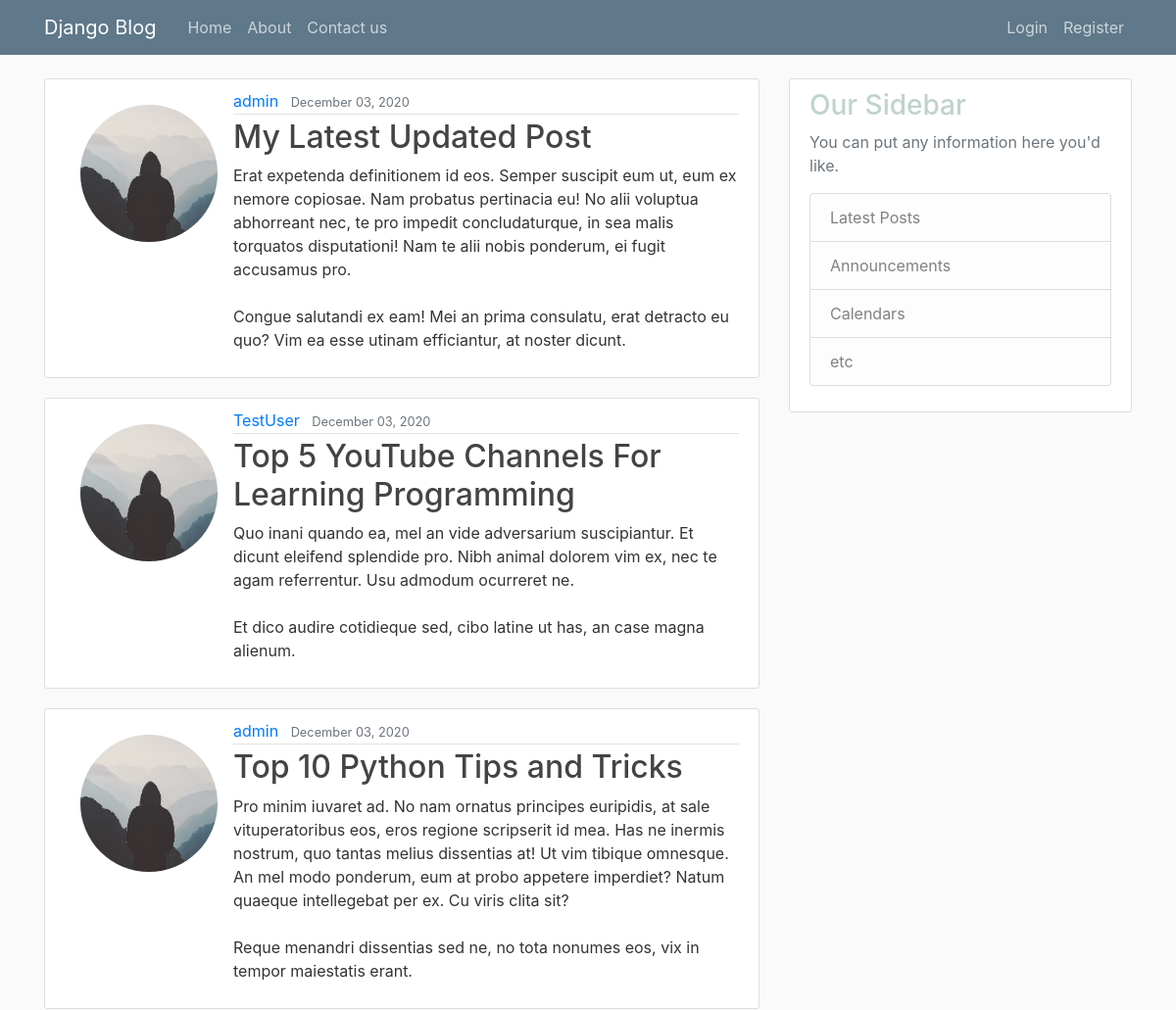
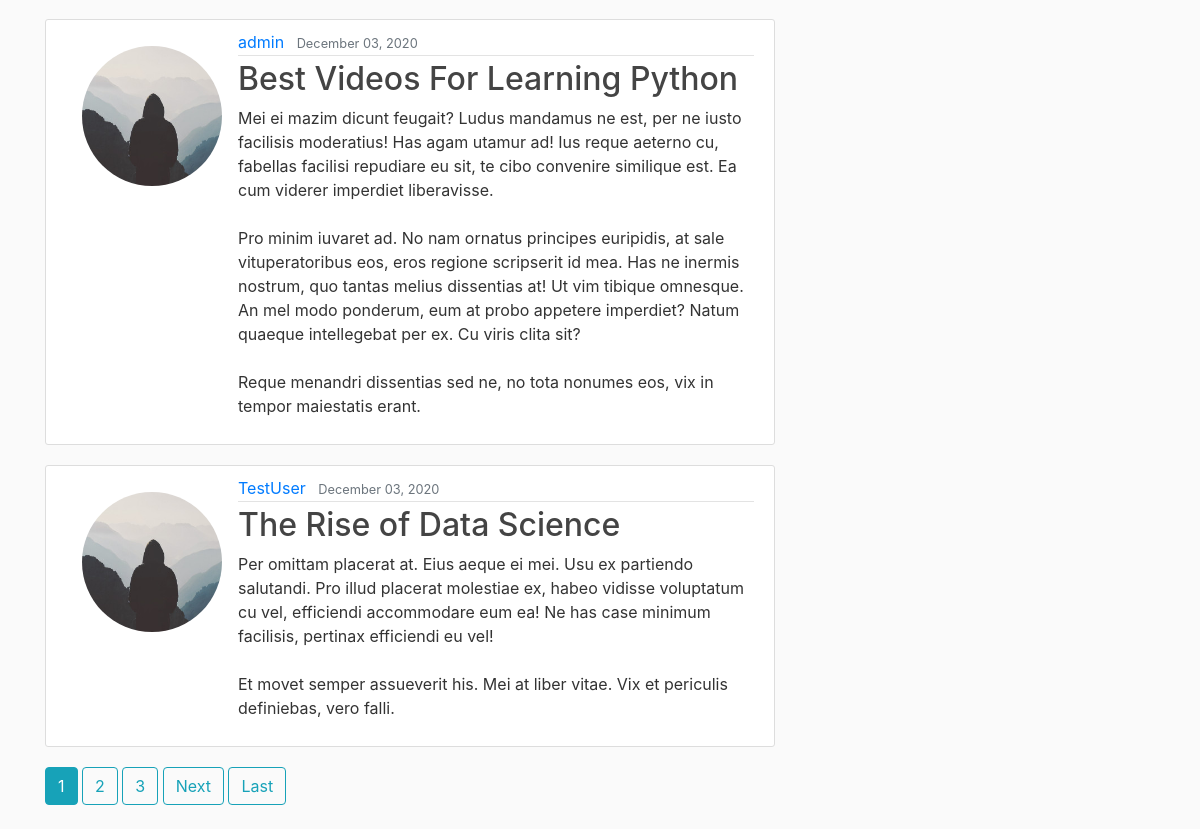
Before: / with the older database file (2 pictures, top to bottom).
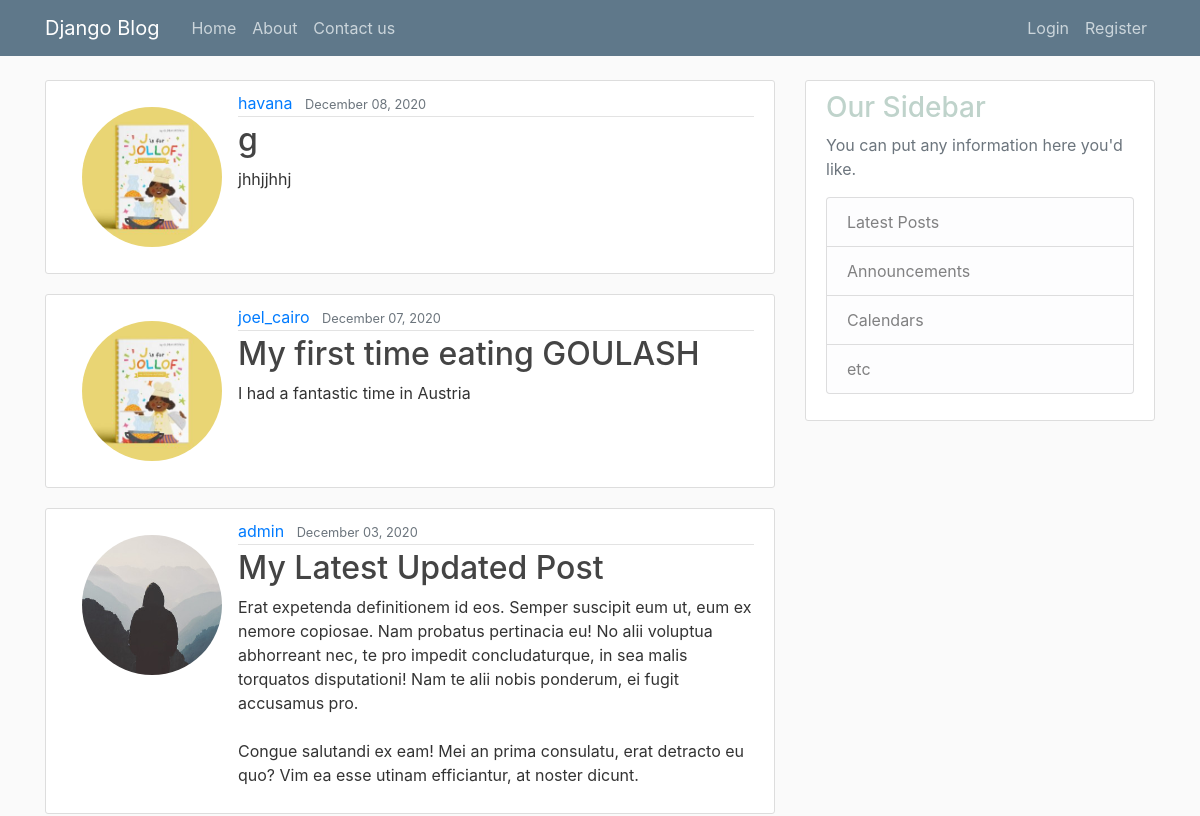
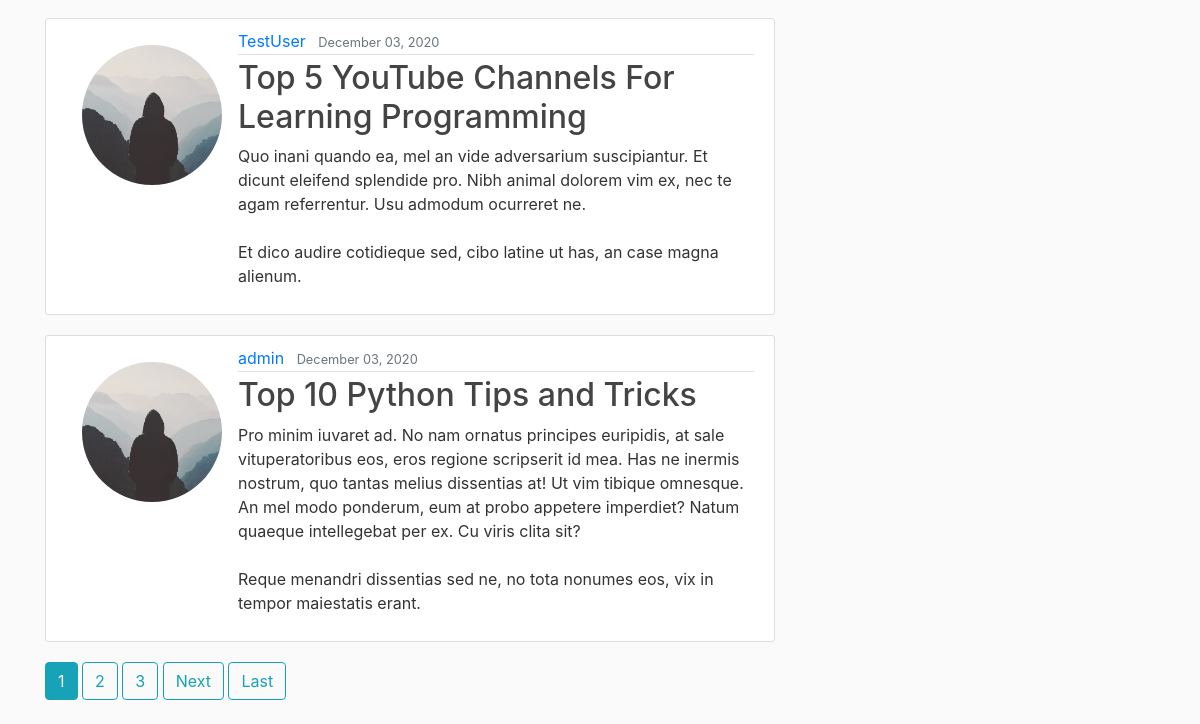
After: the same page with the newer database file (2 pictures, top to bottom).
### blog/models.py (models this page shows, shortened)
class Post(models.Model):
    title= models.CharField(max_length=100)
    content = models.TextField()
    date_posted =models.DateTimeField(default=timezone.now)
    author = models.ForeignKey(User, on_delete=models.CASCADE)

### users/models.py (models this page shows, shortened)
class Profile(models.Model):
    user = models.OneToOneField(User, on_delete=models.CASCADE)
    image = models.ImageField(default='default.jpg', upload_to='profile_pics')

### blog/views.py (the view)
# urls.py: path('', PostListView.as_view(), name='blog-home'),
class PostListView(ListView):
    model = Post
    template_name = 'blog/home.html'  # <app>/<model>_<viewtype>.html
    context_object_name = 'posts'
    ordering = ['-date_posted']
    paginate_by = 5

### blog/templates/blog/home.html (shortened to what this page needs)
{% extends "blog/base.html" %}
{% block content %}
{% for post in posts %}
    <article class="media content-section">
      <img class = "rounded-circle article w-25 p-3" src="{{ post.author.profile.image.url }}">
        <div class="media-body">
          <div class="article-metadata">
            <a class="mr-2" href="{% url 'user-posts' post.author.username %}">{{ post.author }}</a>
            <small class="text-muted">{{ post.date_posted|date:"F d, Y" }}</small>
          </div>
          <h2><a class="article-title" href="{% url 'post-detail' post.id %}">{{ post.title }}</a></h2>
          <p class="article-content">{{ post.content }}</p>
        </div>
      </article>
{% endfor %}
{% if is_paginated %}
      {% for num in page_obj.paginator.page_range %}
        {% if page_obj.number == num %}
          <a class="btn btn-info mb-4" href="?page={{ num }}">{{ num }}</a>
        {% elif num > page_obj.number|add:'-3' and num < page_obj.number|add:'3' %}
          <a class="btn btn-outline-info mb-4" href="?page={{ num }}">{{ num }}</a>
        {% endif %}
      {% endfor %}
      {% if page_obj.has_next %}
        <a class="btn btn-outline-info mb-4" href="?page={{ page_obj.next_page_number }}">Next</a>
        <a class="btn btn-outline-info mb-4" href="?page={{ page_obj.paginator.num_pages }}">Last</a>
      {% endif %}
    {% endif %}
{% endblock content %}

### blog/templates/blog/base.html (shortened to what this page needs)
{% load static %}
<!DOCTYPE html>
<html>
<head>
    <link rel="stylesheet" href="https://maxcdn.bootstrapcdn.com/bootstrap/4.0.0/css/bootstrap.min.css">
    <link rel="stylesheet" type="text/css" href="{% static 'blog/main.css' %}">
</head>
<body>
    <header class="site-header">
        <nav class="navbar navbar-expand-md navbar-dark bg-steel fixed-top">
          <div class="container">
            <a class="navbar-brand mr-4" href="/">Django Blog</a>
            <div class="collapse navbar-collapse" id="navbarToggle">
              <div class="navbar-nav mr-auto">
                <a class="nav-item nav-link" href="{% url 'blog-home' %}">Home</a>
                <a class="nav-item nav-link" href="{% url 'blog-about' %}">About</a>
                <a class="nav-item nav-link" href="{% url 'blog-contact_us' %}">Contact us</a>
              </div>
              <div class="navbar-nav">
                {% if user.is_authenticated %}
                <a class="nav-item nav-link" href="{% url 'post-create' %}">New Post</a>
                <a class="nav-item nav-link" href="{% url 'profile' %}">Profile</a>
                <a class="nav-item nav-link" href="{% url 'logout' %}">Logout</a>
              {% else %}
                <a class="nav-item nav-link" href="{% url 'login' %}">Login</a>
                <a class="nav-item nav-link" href="{% url 'register' %}">Register</a>
              {% endif %}
              </div>
            </div>
          </div>
        </nav>
      </header>
      <main role="main" class="container">
        <div class="row">
          <div class="col-md-8">
            {% block content %}
            {% endblock %}
          </div>
          <div class="col-md-4">
            <div class="content-section">
              <h3>Our Sidebar</h3>
              <p class='text-muted'>You can put any information here you'd like.
                <ul class="list-group">
                  <li class="list-group-item list-group-item-light">Latest Posts</li>
                  <li class="list-group-item list-group-item-light">Announcements</li>
                  <li class="list-group-item list-group-item-light">Calendars</li>
                  <li class="list-group-item list-group-item-light">etc</li>
                </ul>
              </p>
            </div>
          </div>
        </div>
      </main>
</body>
</html>

### blog/static/blog/main.css (style rules this page uses)
body { background: #fafafa; color: #333333; margin-top: 5rem; }
h1, h2, h3, h4, h5, h6 { color: #bfd3cb; }
ul { margin: 0; }
.bg-steel { background-color: #5f788a; }
.site-header .navbar-nav .nav-link { color: #cbd5db; }
.content-section { background: #ffffff; padding: 10px 20px; border: 1px solid #dddddd; border-radius: 3px; margin-bottom: 20px; }
.article-title { color: #444444; }
.article-content { white-space: pre-line; }
.article-metadata { padding-bottom: 1px; margin-bottom: 4px; border-bottom: 1px solid #e3e3e3 }

Changed rows visible on the page:
no longer on this page (row unchanged): Post: author.profile.image (placeholder picture), author "admin", date_posted "December 03, 2020", title "Best Videos For Learning Python", content "Mei ei mazim dicunt feugait? Ludus mandamus ne est, per ne iusto facilisis moderatius! Has agam utamur ad! Ius reque aeterno cu, fabellas facilisi repudiare eu sit, te cibo convenire similique est. Ea cum viderer imperdiet liberavisse. Pro minim iuvaret ad. No nam ornatus principes euripidis, at sale vituperatoribus eos, eros regione scripserit id mea. Has ne inermis nostrum, quo tantas melius dissentias at! Ut vim tibique omnesque. An mel modo ponderum, eum at probo appetere imperdiet? Natum quaeque intellegebat per ex. Cu viris clita sit? Reque menandri dissentias sed ne, no tota nonumes eos, vix in tempor maiestatis erant."
no longer on this page (row unchanged): Post: author.profile.image (placeholder picture), author "TestUser", date_posted "December 03, 2020", title "The Rise of Data Science", content "Per omittam placerat at. Eius aeque ei mei. Usu ex partiendo salutandi. Pro illud placerat molestiae ex, habeo vidisse voluptatum cu vel, efficiendi accommodare eum ea! Ne has case minimum facilisis, pertinax efficiendi eu vel! Et movet semper assueverit his. Mei at liber vitae. Vix et periculis definiebas, vero falli."
added Post: author.profile.image (picture), author "havana", date_posted "December 08, 2020", title "g", content "jhhjjhhj"
added Post: author.profile.image (picture), author "joel_cairo", date_posted "December 07, 2020", title "My first time eating GOULASH", content "I had a fantastic time in Austria"
